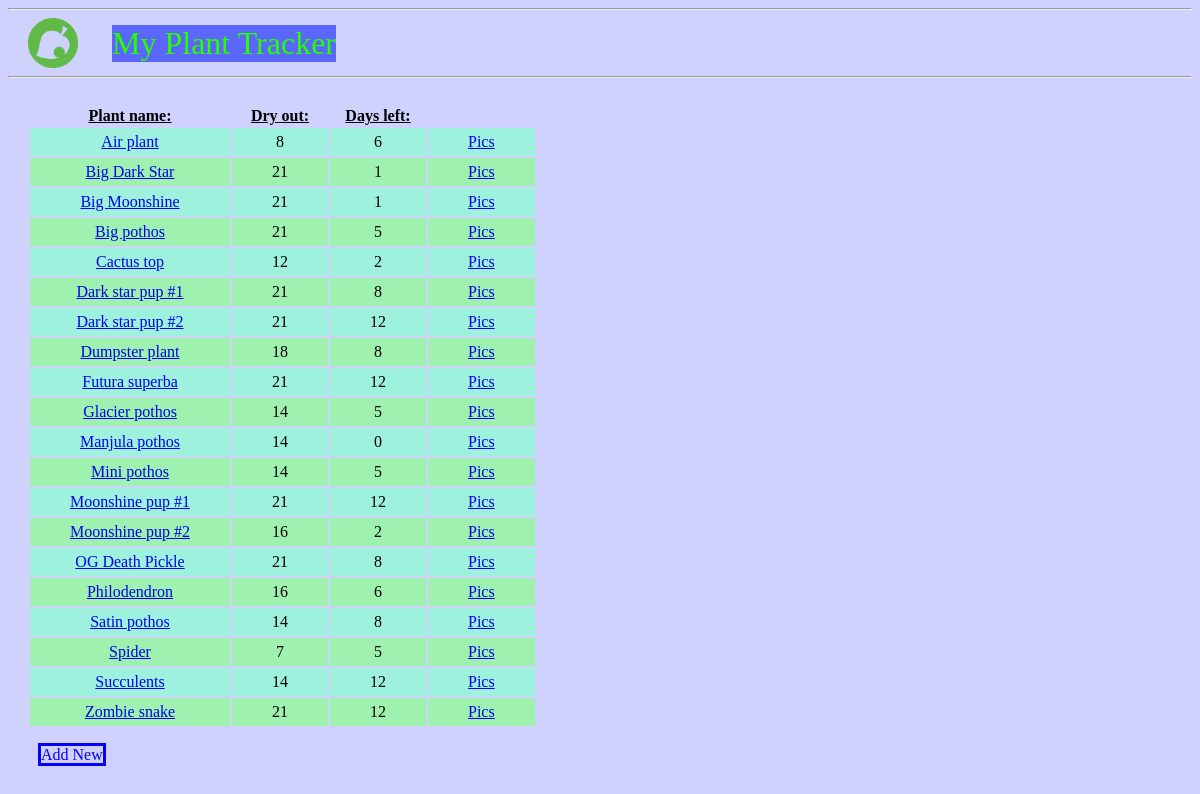
The page / on the database its author committed.
### tables this page shows
CREATE TABLE plants (
	id INTEGER PRIMARY KEY AUTOINCREMENT,
	name TEXT NOT NULL,
	lastWatered DATE NOT NULL,
	dryOut INTEGER NOT NULL
, remaining TINYINT);

### myApp.py (the view)
@app.route('/')
def index():
	conn = get_db_connection()
	plants = conn.execute('SELECT * FROM plants ORDER BY name').fetchall()
	conn.close()
	return render_template('index.html', plants=plants)

### myApp.py (called while the page is built)
def get_db_connection():
	conn = sqlite3.connect('database.db')
	conn.row_factory = sqlite3.Row
	return conn

### templates/index.html
{% extends 'base.html' %}
{% block content %}
	<br>
	<table id="plants", class="paddingBetweenCols">
		<th><u>Plant name:</u></th>
		<th><u>Dry out:</u></th>
		<th><u>Days left:</u></th>
		{% for plants in plants %}
			{% if loop.index % 2 == 0 %}
				{% set bg_color = '#9EF1AE' %}
			{% else %}
				{% set bg_color = '#9EF1DC' %}
			{% endif %}
			<tr style="background-color: {{ bg_color }}">
				<td><a href="{{ url_for('edit', plantName=plants['name']) }}">{{ plants['name'] }}</a></td>
				<td> {{ plants['dryOut'] }}</td>
				<td> {{ plants['remaining'] }}</td>
				<td><a href="{{ url_for('upload', plantName=plants['name']) }}">Pics</a></td>
			</tr>
		{% endfor %}
	</table>
	<br>
	<a href="{{ url_for('addNew') }}" class="button">Add New</a>
{% endblock %}

### templates/base.html (shortened to what this page needs)
<!DOCTYPE html>
<html lang="en">
<head>
	<link rel="stylesheet" type="text/css" href="{{ url_for('static', filename='styles.css') }}" />
</head>
<body class="body">
	<hr>
	<nav>
		<img class="logo" src="{{ url_for('static', filename='nook.png') }}">
		<a href="{{ url_for('index') }}">  My Plant Tracker  </a>
	</nav>
	<hr>
	<div class="content">
		{% block content %} {% endblock %}
	</div>
</body>
</html>

### static/styles.css (style rules this page uses)
nav a { color: #25FF00; font-size: 2em; display: inline-block; vertical-align: middle; margin-left: 20px; margin-top: 0px; margin-bottom: 0px; text-decoration: none; background-color: #5A67FA; }
.paddingBetweenCols td { padding:5px 40px 5px 40px; text-align: center; }
.paddingBetweenCols { margin-left: 20px; }
a.button { text-decoration: none; border: solid; border-color: #0400FF; margin-left: 30px; color: #0400FF; background: ; }
body.body { background-color: #CED2FC; }
.logo { width: 50px; display: inline-block; vertical-align: middle; margin-left: 20px; margin-right: 10px; margin-top: 0px; margin-bottom: 0px; }

### rows shown on the page
plants: name "Air plant", dryOut "8", remaining "6"
plants: name "Big Dark Star", dryOut "21", remaining "1"
plants: name "Big Moonshine", dryOut "21", remaining "1"
plants: name "Big pothos", dryOut "21", remaining "5"
plants: name "Cactus top", dryOut "12", remaining "2"
plants: name "Dark star pup #1", dryOut "21", remaining "8"
plants: name "Dark star pup #2", dryOut "21", remaining "12"
plants: name "Dumpster plant", dryOut "18", remaining "8"
plants: name "Futura superba", dryOut "21", remaining "12"
plants: name "Glacier pothos", dryOut "14", remaining "5"
plants: name "Manjula pothos", dryOut "14", remaining "0"
plants: name "Mini pothos", dryOut "14", remaining "5"
plants: name "Moonshine pup #1", dryOut "21", remaining "12"
plants: name "Moonshine pup #2", dryOut "16", remaining "2"
plants: name "OG Death Pickle", dryOut "21", remaining "8"
plants: name "Philodendron", dryOut "16", remaining "6"
plants: name "Satin pothos", dryOut "14", remaining "8"
plants: name "Spider", dryOut "7", remaining "5"
plants: name "Succulents", dryOut "14", remaining "12"
plants: name "Zombie snake", dryOut "21", remaining "12"
